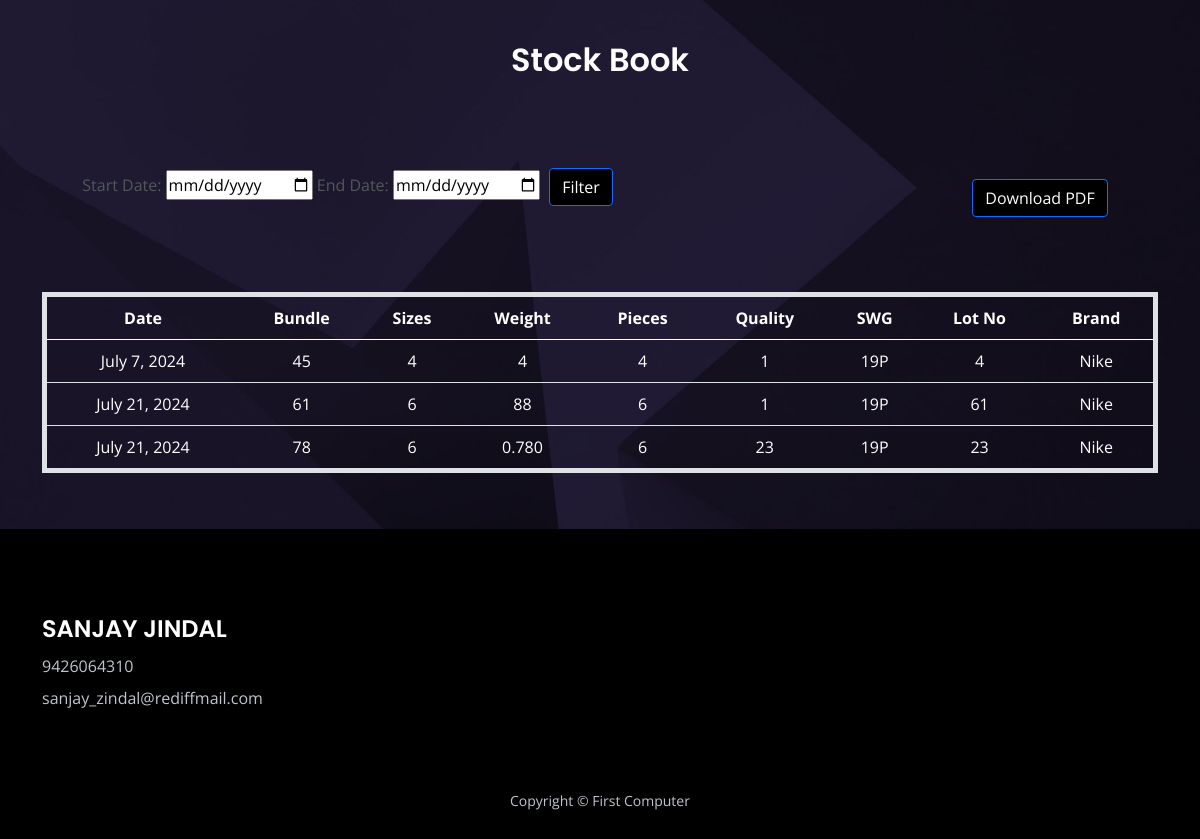
Page /stock_book/ (signed in) on the committed database.
### app/models.py (models this page shows, shortened)
class Packing(models.Model):
    user = models.ForeignKey(User, on_delete=models.CASCADE, null=True, default=None)
    date_packing = models.DateField(max_length=20, blank=True, null=True)
    lot_no = models.CharField(max_length=100)
    quality = models.ForeignKey('Quality', on_delete=models.CASCADE)
    point = models.ForeignKey('Point', on_delete=models.CASCADE)
    brand = models.ForeignKey('Brand', on_delete=models.CASCADE)
    lot_kgs = models.FloatField()
    total_weight = models.DecimalField(max_digits=10, decimal_places=2, default=0.00)

class Bundle(models.Model):
    bundle_entry = models.ForeignKey(Packing, on_delete=models.CASCADE, related_name='bundles')
    bundle = models.CharField(max_length=100)
    grade = models.CharField(max_length=100)
    sizes = models.CharField(max_length=100)
    sheet = models.CharField(max_length=100)
    weight = models.CharField(max_length=100)
    remarks = models.CharField(max_length=200, blank=True, null=True)
    status = models.BooleanField(default=False)  # Field to track dispatch status
    bill_no = models.CharField(max_length=20, blank=True, null=True)

class Quality(models.Model):
    user = models.ForeignKey(User, on_delete=models.CASCADE, blank=True, null=True)  # Add this field
    quality_no = models.CharField(max_length=100)
    def __str__(self):
        return self.quality_no

class Point(models.Model):
    user = models.ForeignKey(User, on_delete=models.CASCADE, blank=True, null=True)  # Add this field
    point = models.CharField(max_length=100)
    def __str__(self):
        return self.point

class Brand(models.Model):
    user = models.ForeignKey(User, on_delete=models.CASCADE, blank=True, null=True)  # Add this field
    brand = models.CharField(max_length=100)
    def __str__(self):
        return self.brand

### app/report.py (the view)
# urls.py: path('stock_book/', report.stock_book, name='stock_book'),
@login_required
def stock_book(request):
    packings = Packing.objects.prefetch_related('bundles').filter(bundles__status=False, user=request.user).distinct()
    return render(request, 'report/stock_book.html', {'packings': packings})

### app/templates/report/stock_book.html (shortened to what this page needs)
{% load static %}
<!DOCTYPE html>
<html lang="en">
<head>
    <link href="{% static 'css/bootstrap.min.css' %}" rel="stylesheet">
    <link href="{% static 'css/fontawesome-all.min.css' %}" rel="stylesheet">
    <link href="{% static 'css/swiper.css' %}" rel="stylesheet">
    <link href="{% static 'css/styles.css' %}" rel="stylesheet">
</head>
<body>
    <div id="contact" class="form-1">
        <div class="container">
            <h2 class="h2-heading">Stock Book</h2>
            <br><br>
            <div class="date-filter" style="position:relative;left:-250px;top:13px;">
                <label for="startDate">Start Date: </label>
                <input type="date" id="startDate">
                <label for="endDate">End Date: </label>
                <input type="date" id="endDate">
                <button class="btn btn-primary" onclick="filterTable()">Filter</button>
            </div>
            <br>
            <button id="downloadPdf" class="btn btn-primary" style="position:relative;left:440px;top:-50px;">Download PDF</button>
            <div class="table-responsive">
                <table class="table table-striped" id="packingTable">
                    <thead>
                        <tr>
                            <th>Date</th>
                            <th>Bundle</th>
                            <th>Sizes</th>
                            <th>Weight</th>
                            <th>Pieces</th>
                            <th>Quality</th>
                            <th>SWG</th>
                            <th>Lot No</th>
                            <th>Brand</th>
                        </tr>
                    </thead>
                    <tbody>
                        {% for packing in packings %}
                        {% for bundle in packing.bundles.all %}
                        {% if not bundle.status %}
                        <tr>
                            <td>{{ packing.date_packing }}</td>
                            <td>{{ bundle.bundle }}</td>
                            <td>{{ bundle.sizes }}</td>
                            <td>{{ bundle.weight }}</td>
                            <td>{{ bundle.sheet }}</td>
                            <td>{{ packing.quality }}</td>
                            <td>{{ packing.point }}</td>
                            <td>{{ packing.lot_no }}</td>
                            <td>{{ packing.brand }}</td>
                        </tr>
                        {% endif %}
                        {% endfor %}
                        {% endfor %}
                    </tbody>
                </table>
            </div>
        </div>
    </div>
    <div class="footer">
        <div class="container">
            <div class="row">
                <div class="col-lg-12">
                    <div class="footer-col second">
                        <h4 style="color:white"><br><br>SANJAY JINDAL</h4>
                        <ul class="list-unstyled li-space-lg p-big">
                            <li>9426064310</li>
                            <li>sanjay_zindal@rediffmail.com</li>
                        </ul>
                    </div>
                </div>
            </div>
        </div>
    </div>
    <div class="copyright">
        <div class="container">
            <div class="row">
                <div class="col-lg-12">
                    <p class="p-small">Copyright © First Computer</p>
                </div>
            </div>
        </div>
    </div>
</body>
</html>

### app/static/css/styles.css (style rules this page uses)
body, html { width: 100%; height: 100%; }
body, p { color: #53575a; font: 400 1rem/1.625rem "Open Sans", sans-serif; }
h2 { color: #2b2b4f; font-weight: 600; font-size: 2rem; line-height: 2.5rem; font-family: "Poppins" }
h4 { color: #2b2b4f; font-weight: 600; font-size: 1.5rem; line-height: 2rem; font-family: "Poppins" }
.p-small { font-size: 0.875rem; line-height: 1.5rem; }
.li-space-lg li { margin-bottom: 0.5rem; }
.form-1 { padding-top: 9.5rem; padding-bottom: 8.75rem; background: url('../images/contact-background.jpg') center center no-repeat; background-size: cover; text-align: center; }
.form-1 .h2-heading { margin-bottom: 1.125rem; color: #ffffff; }
.footer { padding-top: 6.5rem; padding-bottom: 2rem; background-color: #121015; }
.footer .footer-col { margin-bottom: 3rem; }
.footer p, .footer a, .footer ul { color: #bfc4cd; }
.footer .li-space-lg li { margin-bottom: 0.375rem; }
.copyright { padding-bottom: 1rem; background-color: #121015; text-align: center; }
.copyright p, .copyright a { color: #bfc4cd; text-decoration: none; }
@media (min-width: 992px) { .h2-heading { width: 35.25rem; margin-right: auto; margin-left: auto; } }
@media (min-width: 992px) { .footer .footer-col { margin-bottom: 2rem; } }
@media (min-width: 992px) { .footer .footer-col.second { display: inline-block; width: 320px; margin-right: 1.75rem; vertical-align: top; } }
@media (min-width: 1200px) { .container { max-width: 1140px; } }
@media (min-width: 1200px) { .footer .footer-col.second { margin-right: 6.5rem; } }

### app/templates/report/stock_book.html (style rules this page uses)
.form-1 { padding: 40px 0; }
.h2-heading { margin-bottom: 30px; }
.btn { margin: 5px; }
.footer { background-color: #000; color: white; padding: 20px 0; }
.footer-col { margin-bottom: 20px; }
.copyright { background-color: #000; color: white; padding: 10px 0; }
.table-responsive { margin-top: 20px; }
table { color: white; border: 5px solid white; }
th, td { color: white !important; }
.btn-primary { background-color: black; }

### rows in the picture
Packing: date_packing "July 7, 2024", quality "1", point "19P", lot_no "4", brand "Nike"
Bundle: bundle "45", sizes "4", weight "4", sheet "4"
Packing: date_packing "July 21, 2024", quality "1", point "19P", lot_no "61", brand "Nike"
Bundle: bundle "61", sizes "6", weight "88", sheet "6"
Packing: date_packing "July 21, 2024", quality "23", point "19P", lot_no "23", brand "Nike"
Bundle: bundle "78", sizes "6", weight "0.780", sheet "6"
